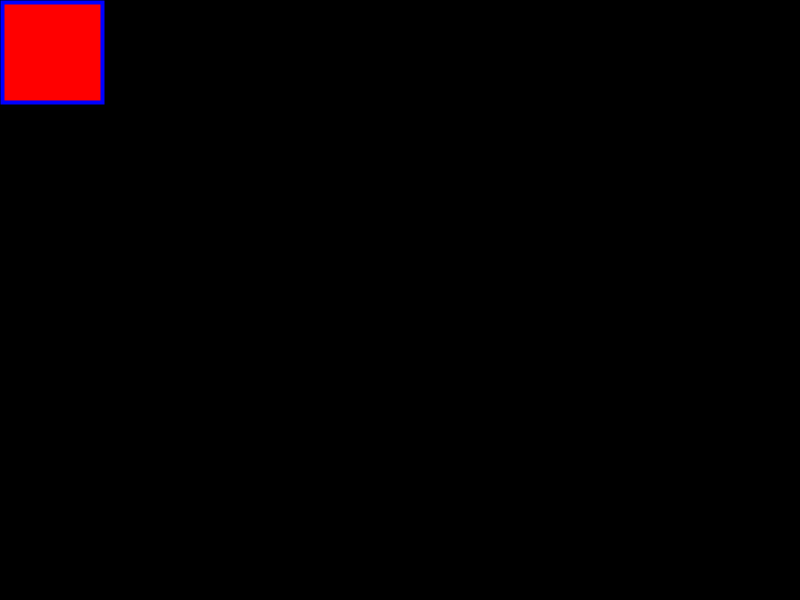
Frame 1 (no input)
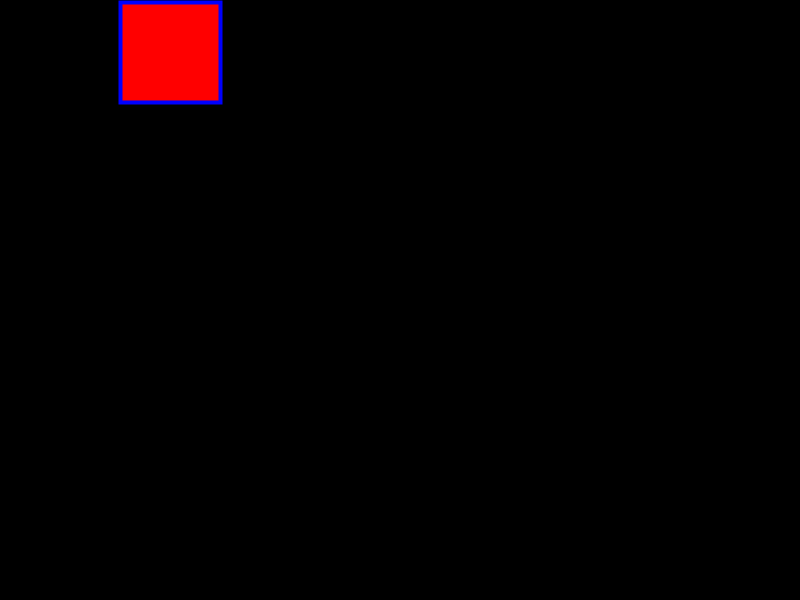
Frame 60 (the mouse pressed at the canvas centre just before this capture)
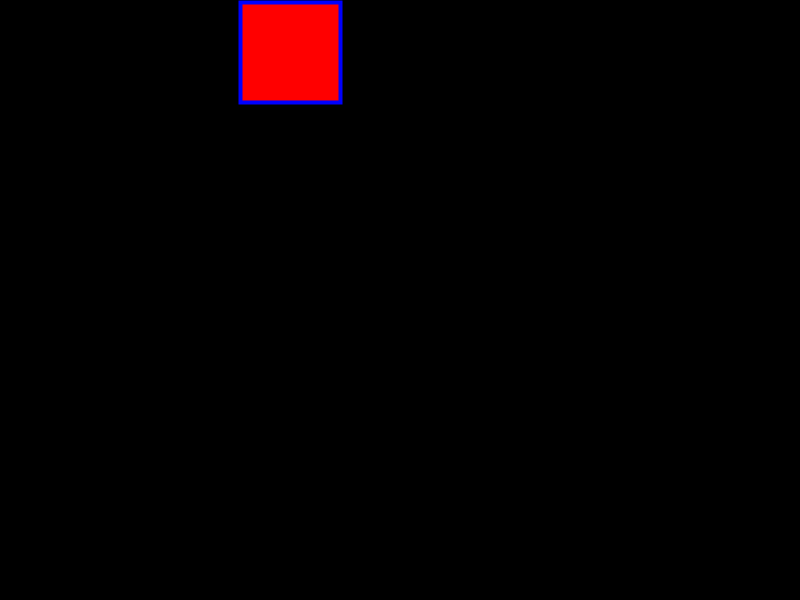
Frame 120 (the mouse held since frame 60 and released just before this capture)

The Processing sketch that drew these frames (run headless with seeded random() and noise(); from frame 60 on, the mouse is pressed at the canvas centre):

// Processing sketch: HW1a_rectbounce
// ── HW1a_rectbounce.pde
/**
 *@author:Rui Zhang
 *Hw1a:a processing program that draws a rectangle bounce off 4 walls
 */
 
 
 void setup(){
   size(800,600);
 }
 int x=2,y=2;
 int vx=+2,vy=+2;
 void draw(){
   background(0);
   fill(255,0,0);
   stroke(0,0,255);
   strokeWeight(4);
   rect(x,y,100,100);
   if(y<=2){
     x+=vx;
   }
   if(x>=698){
     x=698;
     y+=vy;
   }
   if(y>=498){
     y=498;
     x=x-vx;
    }
   if(x<=2){
     x=2;
     y=y-vy;
   }
 }
         
       
